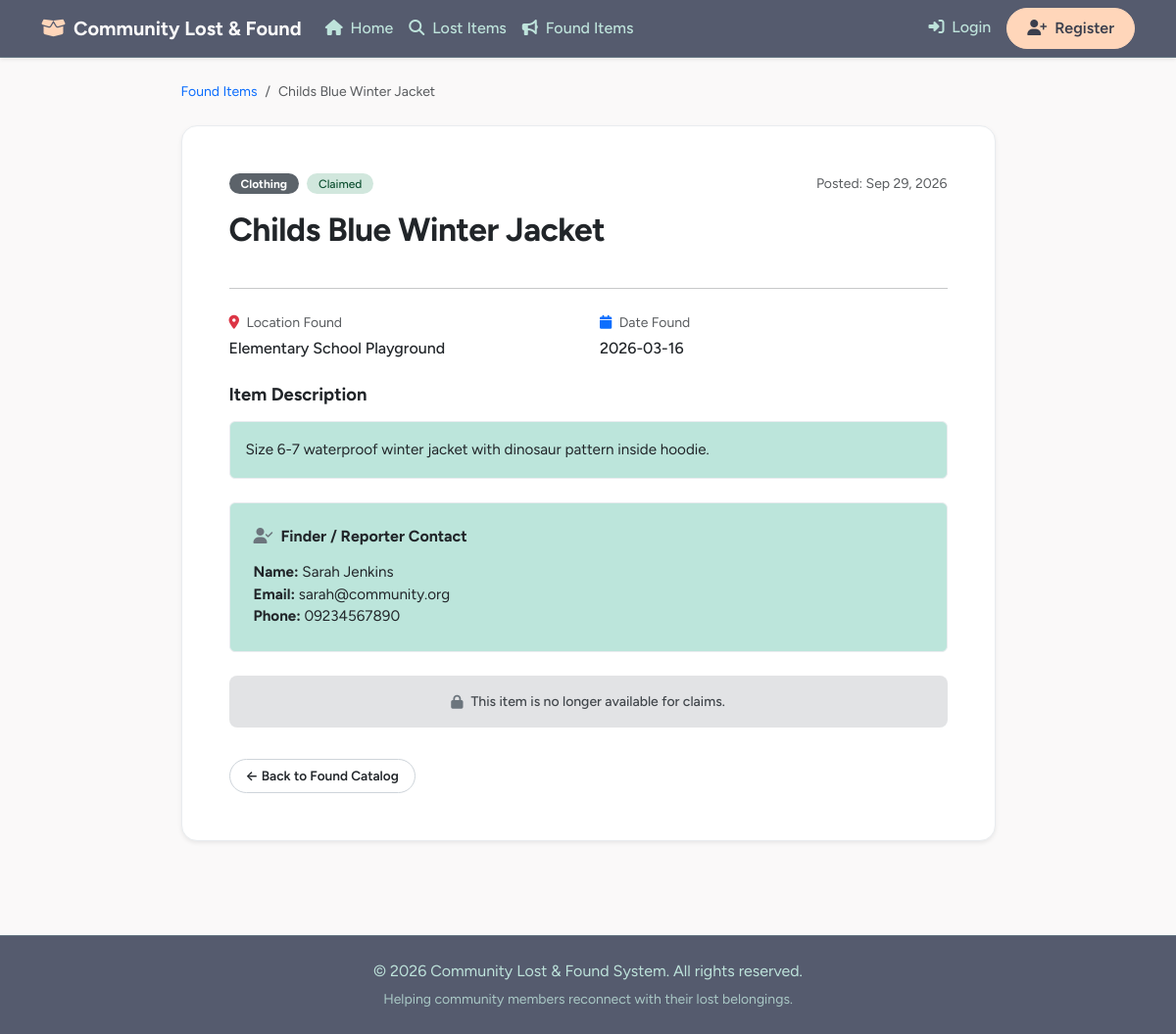
Page /found_detail.php?id=7 on the committed database.
### tables this page shows
CREATE TABLE `items` (
  `item_id` INT AUTO_INCREMENT PRIMARY KEY,
  `user_id` INT NOT NULL,
  `status_id` INT NOT NULL DEFAULT 1,
  `item_type` ENUM('Lost', 'Found') NOT NULL,
  `category_id` INT NOT NULL,
  `title` VARCHAR(150) NOT NULL,
  `description` TEXT NOT NULL,
  `location` VARCHAR(150) NOT NULL,
  `event_date` DATE NOT NULL,
  `created_at` TIMESTAMP DEFAULT CURRENT_TIMESTAMP,
  `updated_at` TIMESTAMP DEFAULT CURRENT_TIMESTAMP ON UPDATE CURRENT_TIMESTAMP,
  CONSTRAINT `fk_item_user` FOREIGN KEY (`user_id`) REFERENCES `users` (`user_id`) ON DELETE CASCADE,
  CONSTRAINT `fk_item_status` FOREIGN KEY (`status_id`) REFERENCES `i_status` (`status_id`) ON DELETE RESTRICT,
  CONSTRAINT `fk_item_category` FOREIGN KEY (`category_id`) REFERENCES `categories` (`category_id`) ON DELETE RESTRICT,
  INDEX `idx_item_type` (`item_type`)
);

CREATE TABLE `categories` (
  `category_id` INT AUTO_INCREMENT PRIMARY KEY,
  `category` VARCHAR(50) NOT NULL UNIQUE
);

CREATE TABLE `i_status` (
  `status_id` INT AUTO_INCREMENT PRIMARY KEY,
  `status` VARCHAR(30) NOT NULL UNIQUE
);

CREATE TABLE `users` (
  `user_id` INT AUTO_INCREMENT PRIMARY KEY,
  `role_id` INT NOT NULL,
  `username` VARCHAR(50) NOT NULL UNIQUE,
  `email` VARCHAR(100) NOT NULL UNIQUE,
  `passwordhash` VARCHAR(255) NOT NULL,
  `firstname` VARCHAR(50) NOT NULL,
  `lastname` VARCHAR(50) NOT NULL,
  `phone` VARCHAR(20) DEFAULT NULL,
  `created_at` TIMESTAMP DEFAULT CURRENT_TIMESTAMP,
  CONSTRAINT `fk_user_role` FOREIGN KEY (`role_id`) REFERENCES `roles` (`role_id`) ON DELETE RESTRICT
);

### found_detail.php (the view, shortened to what this page needs)
<?php
require_once 'db.php';
$id = intval($_GET['id'] ?? 0);
$stmt = $pdo->prepare("SELECT i.*, c.category, s.status, CONCAT(u.firstname, ' ', u.lastname) AS finder_name, u.email, u.phone
                       FROM items i
                       JOIN users u ON i.user_id = u.user_id
                       JOIN categories c ON i.category_id = c.category_id
                       JOIN i_status s ON i.status_id = s.status_id
                       WHERE i.item_id = ? AND i.item_type = 'Found'");
$stmt->execute([$id]);
$item = $stmt->fetch();
include 'header.php';
?>
<div class="container my-4">
    <div class="row justify-content-center">
        <div class="col-md-9">
            <nav style="--bs-breadcrumb-divider: '/';" aria-label="breadcrumb">
                <ol class="breadcrumb mb-0">
                    <li class="breadcrumb-item small"><a href="found_items.php" class="text-decoration-none text-primary">Found Items</a></li>
                    <li class="breadcrumb-item small text-muted active" aria-current="page"><?php echo htmlspecialchars($item['title']); ?></li>
                </ol>
            </nav>
        </div>
    </div>
</div>
<div class="container mb-5">
    <div class="row justify-content-center">
        <div class="col-md-9">
            <div class="card shadow-sm border border-light-subtle p-4 p-md-5 bg-white" style="border-radius: 16px;">
                <div class="d-flex justify-content-between align-items-center mb-3 flex-wrap gap-2">
                    <div class="d-flex gap-2 align-items-center flex-wrap">
                        <span class="badge text-white px-2.5 py-1.5 small text-capitalize" style="border-radius: 20px; font-weight: 700; font-size: 0.75rem; background-color: #5c636a !important; padding-left: 12px !important; padding-right: 12px !important; border: none !important; opacity: 1 !important;">
                            <?php echo htmlspecialchars($item['category']); ?>
                        </span>
                        <?php
                        $statusStyle = "background-color: #c5e8e1 !important; color: #0f5132 !important;";
                        if ($item['status'] === 'Claimed' || $item['status'] === 'Closed') {
                            $statusStyle = "background-color: #d1e7dd !important; color: #0f5132 !important;";
                        } elseif ($item['status'] === 'Pending Verification') {
                            $statusStyle = "background-color: #ffe6d5 !important; color: #b25e24 !important;";
                        }
                        ?>
                        <span class="badge px-2.5 py-1.5 small text-capitalize" style="border-radius: 20px; font-weight: 500; font-size: 0.75rem; <?php echo $statusStyle; ?> padding-left: 12px !important; padding-right: 12px !important;">
                            <?php echo htmlspecialchars($item['status']); ?>
                        </span>
                    </div>
                    <div class="text-muted small">Posted: <?php echo date('M d, Y', strtotime($item['created_at'])); ?></div>
                </div>
                <h2 class="fw-bold text-dark mb-4" style="font-size: 2.1rem; letter-spacing: -0.5px;"><?php echo htmlspecialchars($item['title']); ?></h2>
                <hr class="text-light-subtle mb-4">
                <div class="row g-4 mb-4">
                    <div class="col-md-6">
                        <div class="text-muted small mb-1"><i class="fa-solid fa-map-marker-alt text-danger me-1"></i> Location Found</div>
                        <div class="text-dark fs-6" style="font-weight: 500;"><?php echo htmlspecialchars($item['location']); ?></div>
                    </div>
                    <div class="col-md-6">
                        <div class="text-muted small mb-1"><i class="fa-solid fa-calendar text-primary me-1"></i> Date Found</div>
                        <div class="text-dark fs-6" style="font-weight: 500;"><?php echo htmlspecialchars($item['event_date']); ?></div>
                    </div>
                </div>
                <div class="mb-4">
                    <h5 class="fw-bold text-dark mb-3" style="font-size: 1.15rem;">Item Description</h5>
                    <div class="p-3 border border-light-subtle rounded text-dark" style="background-color: #bce5db; line-height: 1.6; font-size: 0.95rem;">
                        <?php echo nl2br(htmlspecialchars($item['description'])); ?>
                    </div>
                </div>
                <div class="p-4 mb-4 border border-light-subtle rounded" style="background-color: #bce5db; border-radius: 8px;">
                    <h6 class="fw-bold text-dark mb-3 d-flex align-items-center"><i class="fa-solid fa-user-check me-2 text-secondary"></i> Finder / Reporter Contact</h6>
                    <div class="text-dark mb-1.5" style="font-size: 0.95rem;"><strong>Name:</strong> <?php echo htmlspecialchars($item['finder_name']); ?></div>
                    <div class="text-dark mb-1.5" style="font-size: 0.95rem;"><strong>Email:</strong> <?php echo htmlspecialchars($item['email']); ?></div>
                    <div class="text-dark mb-0" style="font-size: 0.95rem;"><strong>Phone:</strong> <?php echo htmlspecialchars($item['phone'] ?? 'Not provided'); ?></div>
                </div>
                <?php if ($item['status'] === 'Claimed' || $item['status'] === 'Closed' || $item['status'] === 'Pending Verification'): ?>
                    <div class="alert border-0 text-secondary p-3 d-flex align-items-center justify-content-center mb-4 small" style="border-radius: 8px; font-weight: 500; background-color: #e2e3e5 !important; color: #41464b !important;">
                        <i class="fa-solid fa-lock me-2 text-secondary"></i> This item is no longer available for claims.
                    </div>
                <?php endif; ?>
                <div class="d-flex justify-content-between align-items-center flex-wrap gap-2 mt-2">
                    <a href="found_items.php" class="btn btn-outline-secondary bg-white text-dark px-3 py-1.5 font-weight-bold" style="border-radius: 20px; font-size: 0.85rem; border-color: #ced4da;">&larr; Back to Found Catalog</a>
                </div>
            </div>
        </div>
    </div>
</div>
<?php include 'footer.php'; ?>

### header.php (style rules this page uses)
:root { --blue-slate: #555b6eff; --muted-teal: #89b0aeff; --frozen-water: #bee3dbff; --bright-snow: #faf9f9ff; --peach-fuzz: #ffd6baff; --ink: #3b3f4d; }
body { background-color: var(--bright-snow); color: var(--blue-slate); font-family: 'Figtree', system-ui, -apple-system, 'Segoe UI', sans-serif; display: flex; flex-direction: column; min-height: 100vh; }
.btn-outline-secondary, .btn-outline-success { border-color: var(--muted-teal); color: var(--blue-slate); font-weight: 600; border-radius: 999px; }
.card { border: 1px solid var(--frozen-water); border-radius: 16px; background-color: #ffffff; box-shadow: 0 4px 20px rgba(85, 91, 110, 0.04); transition: transform 0.2s ease, box-shadow 0.2s ease; }
.badge { font-weight: 600; padding: .35em .75em; border-radius: 999px; }

### rows in the picture
items: title "Childs Blue Winter Jacket", category.category "Clothing", status.status "Claimed", created_at "Sep 29, 2026", location "Elementary School Playground", event_date "2026-03-16", description "Size 6-7 waterproof winter jacket with dinosaur pattern inside hoodie.", user.email "sarah@community.org", user.phone "09234567890"

### other values in the picture
$item['finder_name'] "Sarah Jenkins"
